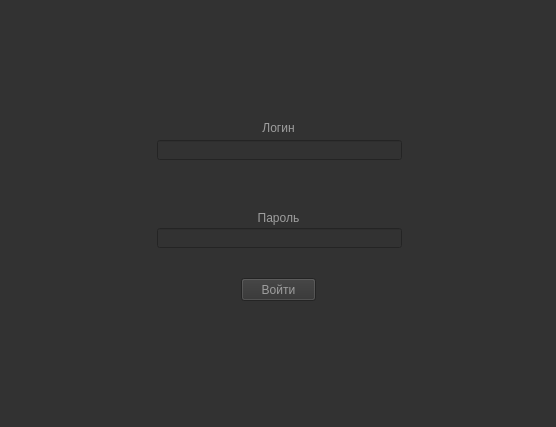
<?xml version="1.0" encoding="UTF-8"?>
<ui version="4.0">
 <class>MainWindow</class>
 <widget class="QMainWindow" name="MainWindow">
  <property name="geometry">
   <rect>
    <x>0</x>
    <y>0</y>
    <width>556</width>
    <height>427</height>
   </rect>
  </property>
  <property name="minimumSize">
   <size>
    <width>435</width>
    <height>253</height>
   </size>
  </property>
  <property name="maximumSize">
   <size>
    <width>16777215</width>
    <height>16777215</height>
   </size>
  </property>
  <property name="windowTitle">
   <string>MainWindow</string>
  </property>
  <property name="styleSheet">
   <string notr="true">background-color: rgb(50, 50, 50);
</string>
  </property>
  <widget class="QWidget" name="centralwidget">
   <widget class="QStackedWidget" name="stackedWidget">
    <property name="geometry">
     <rect>
      <x>10</x>
      <y>10</y>
      <width>541</width>
      <height>321</height>
     </rect>
    </property>
    <property name="sizePolicy">
     <sizepolicy hsizetype="Expanding" vsizetype="Fixed">
      <horstretch>0</horstretch>
      <verstretch>0</verstretch>
     </sizepolicy>
    </property>
    <property name="minimumSize">
     <size>
      <width>8</width>
      <height>0</height>
     </size>
    </property>
    <property name="currentIndex">
     <number>0</number>
    </property>
    <widget class="QWidget" name="page">
     <widget class="QLineEdit" name="lineEdit_pass_in">
      <property name="geometry">
       <rect>
        <x>147</x>
        <y>218</y>
        <width>245</width>
        <height>20</height>
       </rect>
      </property>
      <property name="inputMask">
       <string notr="true"/>
      </property>
      <property name="text">
       <string/>
      </property>
      <property name="echoMode">
       <enum>QLineEdit::Password</enum>
      </property>
     </widget>
     <widget class="QLineEdit" name="lineEdit_log_in">
      <property name="geometry">
       <rect>
        <x>147</x>
        <y>130</y>
        <width>245</width>
        <height>20</height>
       </rect>
      </property>
      <property name="styleSheet">
       <string notr="true"/>
      </property>
     </widget>
     <widget class="QLabel" name="label_log_in">
      <property name="geometry">
       <rect>
        <x>148</x>
        <y>108</y>
        <width>241</width>
        <height>20</height>
       </rect>
      </property>
      <property name="styleSheet">
       <string notr="true">color: rgb(158, 158, 158);</string>
      </property>
      <property name="text">
       <string>Логин</string>
      </property>
      <property name="alignment">
       <set>Qt::AlignCenter</set>
      </property>
     </widget>
     <widget class="QPushButton" name="pushButton_sign_in">
      <property name="geometry">
       <rect>
        <x>231</x>
        <y>268</y>
        <width>75</width>
        <height>23</height>
       </rect>
      </property>
      <property name="styleSheet">
       <string notr="true">color: rgb(158, 158, 158);</string>
      </property>
      <property name="text">
       <string>Войти</string>
      </property>
     </widget>
     <widget class="QLabel" name="label_pass_in">
      <property name="geometry">
       <rect>
        <x>143</x>
        <y>198</y>
        <width>251</width>
        <height>20</height>
       </rect>
      </property>
      <property name="styleSheet">
       <string notr="true">color: rgb(158, 158, 158);</string>
      </property>
      <property name="text">
       <string>Пароль</string>
      </property>
      <property name="alignment">
       <set>Qt::AlignCenter</set>
      </property>
     </widget>
    </widget>
   </widget>
  </widget>
 </widget>
 <tabstops>
  <tabstop>lineEdit_log_in</tabstop>
  <tabstop>lineEdit_pass_in</tabstop>
 </tabstops>
 <resources/>
 <connections/>
</ui>
